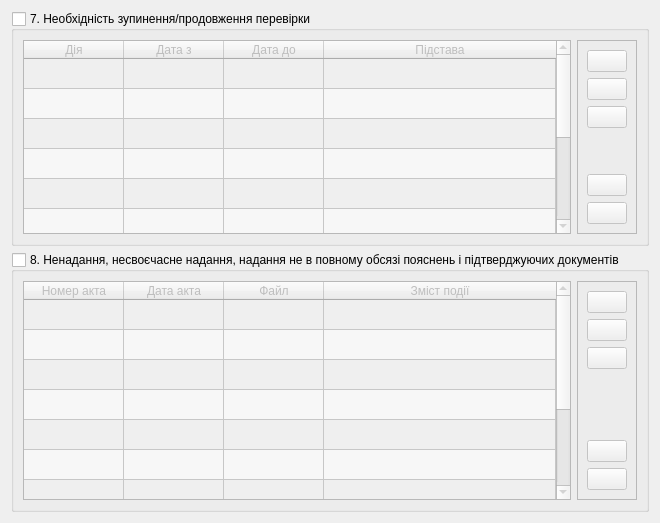
       <widget class="QWidget" name="tabConduct">
        <attribute name="title">
         <string>Хід перевірки</string>
        </attribute>
        <layout class="QVBoxLayout" name="verticalLayout_2">
         <item>
          <widget class="QGroupBox" name="grpStopContinue">
           <property name="title">
            <string>7. Необхідність зупинення/продовження перевірки</string>
           </property>
           <property name="checkable">
            <bool>true</bool>
           </property>
           <property name="checked">
            <bool>false</bool>
           </property>
           <layout class="QGridLayout" name="gridLayout_14">
            <item row="0" column="0">
             <widget class="QTableWidget" name="tblStopContinue">
              <property name="horizontalScrollBarPolicy">
               <enum>Qt::ScrollBarAlwaysOff</enum>
              </property>
              <property name="alternatingRowColors">
               <bool>true</bool>
              </property>
              <property name="selectionBehavior">
               <enum>QAbstractItemView::SelectRows</enum>
              </property>
              <property name="sortingEnabled">
               <bool>true</bool>
              </property>
              <property name="rowCount">
               <number>10</number>
              </property>
              <attribute name="horizontalHeaderDefaultSectionSize">
               <number>100</number>
              </attribute>
              <attribute name="horizontalHeaderShowSortIndicator" stdset="0">
               <bool>true</bool>
              </attribute>
              <attribute name="horizontalHeaderStretchLastSection">
               <bool>true</bool>
              </attribute>
              <attribute name="verticalHeaderVisible">
               <bool>false</bool>
              </attribute>
              <row/>
              <row/>
              <row/>
              <row/>
              <row/>
              <row/>
              <row/>
              <row/>
              <row/>
              <row/>
              <column>
               <property name="text">
                <string>Дія</string>
               </property>
               <property name="background">
                <color>
                 <red>85</red>
                 <green>170</green>
                 <blue>255</blue>
                </color>
               </property>
              </column>
              <column>
               <property name="text">
                <string>Дата з</string>
               </property>
               <property name="background">
                <color>
                 <red>85</red>
                 <green>170</green>
                 <blue>255</blue>
                </color>
               </property>
              </column>
              <column>
               <property name="text">
                <string>Дата до</string>
               </property>
               <property name="background">
                <color>
                 <red>85</red>
                 <green>170</green>
                 <blue>255</blue>
                </color>
               </property>
              </column>
              <column>
               <property name="text">
                <string>Підстава</string>
               </property>
               <property name="background">
                <color>
                 <red>85</red>
                 <green>170</green>
                 <blue>255</blue>
                </color>
               </property>
              </column>
             </widget>
            </item>
            <item row="0" column="1">
             <widget class="QFrame" name="frameStopControl">
              <property name="frameShape">
               <enum>QFrame::StyledPanel</enum>
              </property>
              <property name="frameShadow">
               <enum>QFrame::Raised</enum>
              </property>
              <layout class="QGridLayout" name="gridLayout_25">
               <item row="0" column="0">
                <widget class="QPushButton" name="btnStopAdd">
                 <property name="text">
                  <string/>
                 </property>
                 <property name="icon">
                  <iconset resource="icons.qrc">
                   <normaloff>:/ico/Icons/basic/058.png</normaloff>:/ico/Icons/basic/058.png</iconset>
                 </property>
                </widget>
               </item>
               <item row="1" column="0">
                <widget class="QPushButton" name="btnStopView">
                 <property name="text">
                  <string/>
                 </property>
                 <property name="icon">
                  <iconset resource="icons.qrc">
                   <normaloff>:/ico/Icons/basic/064.png</normaloff>:/ico/Icons/basic/064.png</iconset>
                 </property>
                </widget>
               </item>
               <item row="2" column="0">
                <widget class="QPushButton" name="btnStopEdit">
                 <property name="text">
                  <string/>
                 </property>
                 <property name="icon">
                  <iconset resource="icons.qrc">
                   <normaloff>:/ico/Icons/education/027.png</normaloff>:/ico/Icons/education/027.png</iconset>
                 </property>
                </widget>
               </item>
               <item row="4" column="0">
                <widget class="QPushButton" name="btnStopDelete">
                 <property name="text">
                  <string/>
                 </property>
                 <property name="icon">
                  <iconset resource="icons.qrc">
                   <normaloff>:/ico/Icons/basic/059.png</normaloff>:/ico/Icons/basic/059.png</iconset>
                 </property>
                </widget>
               </item>
               <item row="5" column="0">
                <widget class="QPushButton" name="btnStopDeleteAll">
                 <property name="text">
                  <string/>
                 </property>
                 <property name="icon">
                  <iconset resource="icons.qrc">
                   <normaloff>:/ico/Icons/basic/060.png</normaloff>:/ico/Icons/basic/060.png</iconset>
                 </property>
                </widget>
               </item>
               <item row="3" column="0">
                <spacer name="verticalSpacerStop">
                 <property name="orientation">
                  <enum>Qt::Vertical</enum>
                 </property>
                 <property name="sizeHint" stdset="0">
                  <size>
                   <width>20</width>
                   <height>40</height>
                  </size>
                 </property>
                </spacer>
               </item>
              </layout>
             </widget>
            </item>
           </layout>
          </widget>
         </item>
         <item>
          <widget class="QGroupBox" name="grpRefuse">
           <property name="title">
            <string>8. Ненадання, несвоєчасне надання, надання не в повному обсязі пояснень і підтверджуючих документів</string>
           </property>
           <property name="checkable">
            <bool>true</bool>
           </property>
           <property name="checked">
            <bool>false</bool>
           </property>
           <layout class="QGridLayout" name="gridLayout_15">
            <item row="0" column="0">
             <widget class="QTableWidget" name="tblRefuse">
              <property name="alternatingRowColors">
               <bool>true</bool>
              </property>
              <property name="selectionBehavior">
               <enum>QAbstractItemView::SelectRows</enum>
              </property>
              <property name="sortingEnabled">
               <bool>true</bool>
              </property>
              <property name="rowCount">
               <number>10</number>
              </property>
              <attribute name="horizontalHeaderShowSortIndicator" stdset="0">
               <bool>true</bool>
              </attribute>
              <attribute name="horizontalHeaderStretchLastSection">
               <bool>true</bool>
              </attribute>
              <attribute name="verticalHeaderVisible">
               <bool>false</bool>
              </attribute>
              <row/>
              <row/>
              <row/>
              <row/>
              <row/>
              <row/>
              <row/>
              <row/>
              <row/>
              <row/>
              <column>
               <property name="text">
                <string>Номер акта</string>
               </property>
               <property name="background">
                <color>
                 <red>85</red>
                 <green>170</green>
                 <blue>255</blue>
                </color>
               </property>
              </column>
              <column>
               <property name="text">
                <string>Дата акта</string>
               </property>
               <property name="background">
                <color>
                 <red>85</red>
                 <green>170</green>
                 <blue>255</blue>
                </color>
               </property>
              </column>
              <column>
               <property name="text">
                <string>Файл</string>
               </property>
               <property name="background">
                <color>
                 <red>85</red>
                 <green>170</green>
                 <blue>255</blue>
                </color>
               </property>
              </column>
              <column>
               <property name="text">
                <string>Зміст події</string>
               </property>
               <property name="background">
                <color>
                 <red>85</red>
                 <green>170</green>
                 <blue>255</blue>
                </color>
               </property>
              </column>
             </widget>
            </item>
            <item row="0" column="1">
             <widget class="QFrame" name="frameRefuseControl">
              <property name="frameShape">
               <enum>QFrame::StyledPanel</enum>
              </property>
              <property name="frameShadow">
               <enum>QFrame::Raised</enum>
              </property>
              <layout class="QGridLayout" name="gridLayout_26">
               <item row="0" column="0">
                <widget class="QPushButton" name="btnRefuseAdd">
                 <property name="text">
                  <string/>
                 </property>
                 <property name="icon">
                  <iconset resource="icons.qrc">
                   <normaloff>:/ico/Icons/basic/058.png</normaloff>:/ico/Icons/basic/058.png</iconset>
                 </property>
                </widget>
               </item>
               <item row="1" column="0">
                <widget class="QPushButton" name="btnRefuseView">
                 <property name="text">
                  <string/>
                 </property>
                 <property name="icon">
                  <iconset resource="icons.qrc">
                   <normaloff>:/ico/Icons/basic/064.png</normaloff>:/ico/Icons/basic/064.png</iconset>
                 </property>
                </widget>
               </item>
               <item row="2" column="0">
                <widget class="QPushButton" name="btnRefuseEdit">
                 <property name="text">
                  <string/>
                 </property>
                 <property name="icon">
                  <iconset resource="icons.qrc">
                   <normaloff>:/ico/Icons/education/027.png</normaloff>:/ico/Icons/education/027.png</iconset>
                 </property>
                </widget>
               </item>
               <item row="3" column="0">
                <spacer name="verticalSpacerRefuse">
                 <property name="orientation">
                  <enum>Qt::Vertical</enum>
                 </property>
                 <property name="sizeHint" stdset="0">
                  <size>
                   <width>20</width>
                   <height>65</height>
                  </size>
                 </property>
                </spacer>
               </item>
               <item row="4" column="0">
                <widget class="QPushButton" name="btnRefuseDelete">
                 <property name="text">
                  <string/>
                 </property>
                 <property name="icon">
                  <iconset resource="icons.qrc">
                   <normaloff>:/ico/Icons/basic/059.png</normaloff>:/ico/Icons/basic/059.png</iconset>
                 </property>
                </widget>
               </item>
               <item row="5" column="0">
                <widget class="QPushButton" name="btnRefuseDeleteAll">
                 <property name="text">
                  <string/>
                 </property>
                 <property name="icon">
                  <iconset resource="icons.qrc">
                   <normaloff>:/ico/Icons/basic/060.png</normaloff>:/ico/Icons/basic/060.png</iconset>
                 </property>
                </widget>
               </item>
              </layout>
             </widget>
            </item>
           </layout>
          </widget>
         </item>
        </layout>
       </widget>
